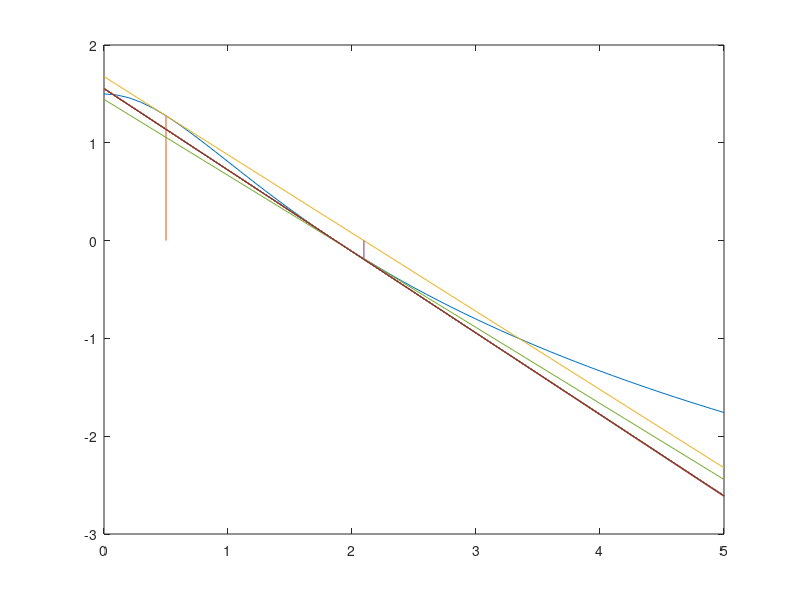

Recreate this plot in MATLAB.
clear all;
close all;
1;

function x_sig = f(x_ant)
  x_sig = 1.5 - log(1 + (x_ant.^2));
endfunction

function x_sig = f_diff(x_ant)
  x_sig = - (2.*x_ant) ./ (1 + (x_ant.^2));
endfunction

function x_sig = f_diff2(x_ant)
  x_sig = ( 2*(1+(x_ant.^2)) - (4.*x_ant) )./((1+(x_ant.^2)).^2);
endfunction

function tabla_resultados = newton_raphson_rm(semilla,cantidad_interaciones)
  tabla = [];
  x_ant = semilla;
  
  for n=1:cantidad_interaciones
    x_sig = x_ant - ( f(x_ant)*f_diff(x_ant) )./( ((f_diff(x_ant)).^2)-(f(x_ant).*f_diff2(x_ant)) );
    
    error_abs = abs(x_sig - x_ant);
    error_rel = error_abs/abs(x_sig);
    tabla(n,:) = [n-1 x_ant x_sig error_abs error_rel 0];
    
    if n >=3
      E_k = tabla(n-1,4);
      E_k_next = tabla(n,4);
      E_k_prev = tabla(n-2,4);
      tabla(n,6) = (log(E_k_next)-log(E_k))./(log(E_k)-log(E_k_prev));
    endif
    x_ant = x_sig;
  endfor
  tabla_resultados = tabla;
endfunction

function tabla_resultados = newton_raphson_f(semilla,cantidad_interaciones)
  tabla = [];
  x_ant = semilla;
  
  for n=1:cantidad_interaciones
    x_sig = x_ant - (f(x_ant)/f_diff(x_ant));

    error_abs = abs(x_sig - x_ant);
    error_rel = error_abs/abs(x_sig);
    
    tabla(n,:) = [n-1 x_ant x_sig error_abs error_rel 0];
    
    if n >=3
      E_k = tabla(n-1,4);
      E_k_next = tabla(n,4);
      E_k_prev = tabla(n-2,4);
      tabla(n,6) = (log(E_k_next)-log(E_k))./(log(E_k)-log(E_k_prev));
    endif
    x_ant = x_sig;
  endfor
  tabla_resultados = tabla;
endfunction

function res = graficar_rectas_tangentes(datos,rango,z)
  hold on;
  for i=1:rango
    x = datos(i,2);
    m = f_diff(x);
    b = (-1)*m*x + f(x);
    
    plot([x x],[f(x) 0]);
    plot(z,m*z + b);
  endfor
  hold off;
endfunction

cant_iter = 10;
semilla = 0.5;
x = 0:0.1:5;

tabla_soluciones = newton_raphson_f(semilla, cant_iter);

plot(x,f(x));
graficar_rectas_tangentes(tabla_soluciones,cant_iter,x);

disp('------------------------------------------------------------');
disp('     iter    |   x   |  f(x)   | err_abs | err_rel |   p');
disp('------------------------------------------------------------');
disp(tabla_soluciones);
disp('------------------------------------------------------------');
disp('Fin del Programa.');
